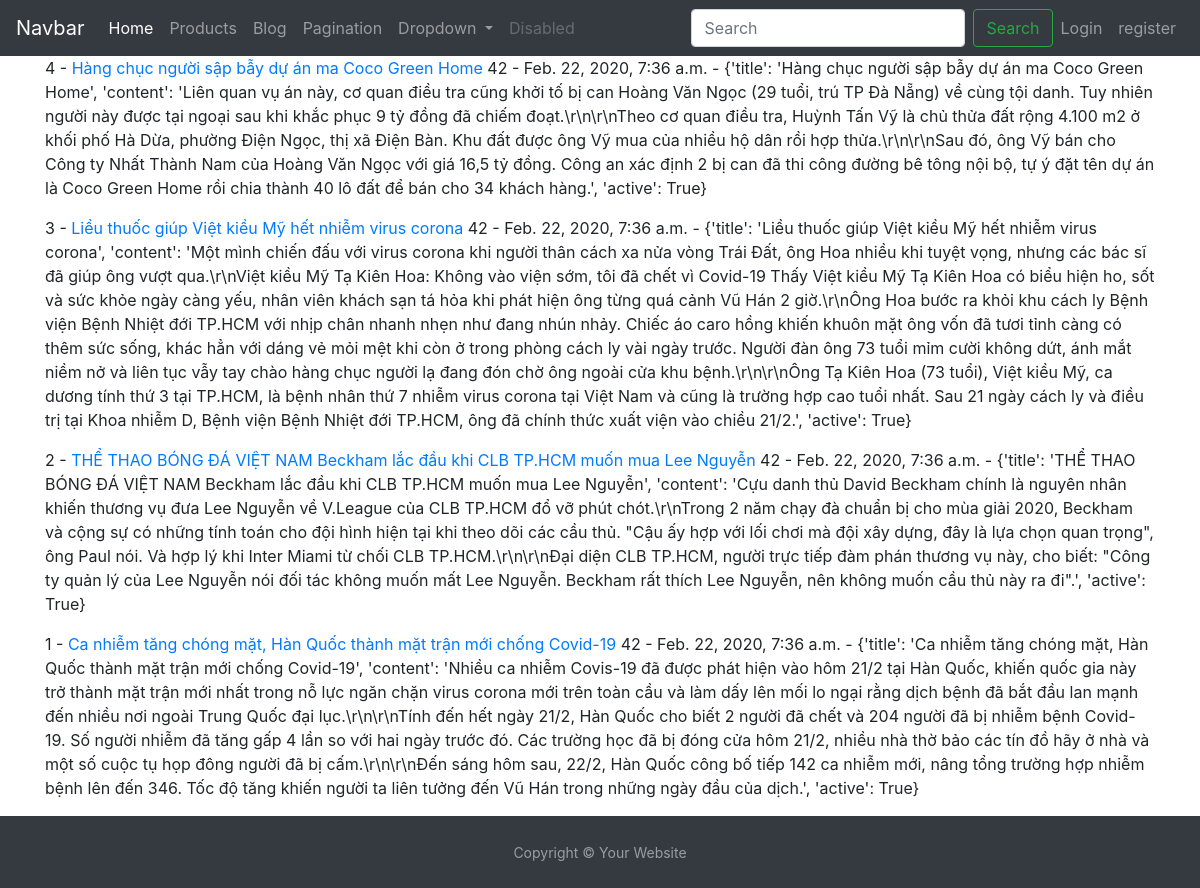
Screenshot of /blog/ with the database file from the repository.
### blog/models.py (models this page shows, shortened)
class Article(models.Model):
    title = models.CharField(max_length=255)
    content = models.TextField(
        blank=True,
        )
    author = models.ForeignKey(
        User,
        on_delete=models.CASCADE,
        related_name='articles',
        null=True
    )
    picture = models.FileField(
        upload_to='pictures/%Y/%m/%d/',
        blank=True,
        null=True
    )
    created_on = models.DateTimeField(
        auto_now_add=True,
        )
    active = models.BooleanField(default=True)
    slug = models.SlugField(max_length=255, null=False, unique=True)
    def get_absolute_url(self):
        print(f"Tao la Article.get_absolute_url(self)")
        return reverse("articles:article-detail", kwargs={"slug": self.slug})
    def all_attrs(self):
        return {
            'title': self.title,
            'content': self.content,
            'active': self.active
        }

### blog/views.py (the view)
# urls.py: path('', ArticleListView.as_view(), name='article-list'),
class ArticleListView(ListView):
    template_name = 'articles/article_list.html'
    context_object_name = 'article_list'
    def get_queryset(self):
        return Article.objects.all()[::-1]
    def get_context_data(self, **kwargs):
        context = super().get_context_data(**kwargs)
        context['today'] = timezone.now()
        context['number'] = random.randrange(1, 100)
        return context

### blog/templates/articles/article_list.html (shortened to what this page needs)
{% extends 'base.html' %}
{% block content %}
  <div class="container">
    {% for article in article_list %}
         <p>{{ article.id }} - <a href='{{ article.get_absolute_url }}'>{{ article.title }}</a> {{ number }} - {{ today }} - {{ article.all_attrs}} </p>
    {% endfor %}
  </div>
{% endblock %}

### templates/base.html (shortened to what this page needs)
<!doctype html>
<html>
<head>
</head>
<body>
    {% include 'navbar.html' %}
    {% block content %}{% endblock %}
    {% include 'footer.html' %}
    </body>
</html>

### templates/navbar.html (shortened to what this page needs)
{% load bootstrap4 %}
{% bootstrap_css %}
      <nav class="navbar navbar-expand-lg navbar-dark bg-dark">
        <a class="navbar-brand" href="#">Navbar</a>
      <div class="collapse navbar-collapse" id="navbarSupportedContent">
        <ul class="navbar-nav mr-auto">
          <li class="nav-item active">
            <a class="nav-link" href="/">Home <span class="sr-only">(current)</span></a>
          </li>
          <li class="nav-item">
            <a class="nav-link" href="{% url 'products:product-list' %}">Products</a>
          </li>
          <li class="nav-item">
            <a class="nav-link" href="{% url 'articles:article-list' %}">Blog</a>
          </li>
          <li class="nav-item">
            <a class="nav-link" href="{% url 'articles:pagination-list' %}">Pagination</a>
          </li>
          <li class="nav-item dropdown">
            <a class="nav-link dropdown-toggle" href="#" id="navbarDropdown" role="button" data-toggle="dropdown"
            aria-haspopup="true" aria-expanded="false">
            Dropdown
          </a>
        </li>
        <li class="nav-item">
          <a class="nav-link disabled" href="#">Disabled</a>
        </li>
      </ul>
      <div class="navbar-nav ml-auto">
        <form
        action="{% url 'articles:search-results' %}"
        class="form-inline my-2  my-lg-0"
        >
        <input name="q" class="form-control mr-sm-2" type="search" placeholder="Search" aria-label="Search">
        <button class="btn btn-outline-success my-2 my-sm-0" type="submit">Search</button>
      </form>
      {% if request.user.is_authenticated %}
      <p class="nav-item nav-link">{{request.user.username}}</p>
      <a class="nav-item nav-link" href="{% url 'accounts:logout' %}">Logout</a>
      {% else %}
      <a class="nav-item nav-link" href="{% url 'accounts:login' %}">Login</a>
      <a class="nav-item nav-link" href="{% url 'accounts:register' %}">register</a>
      {% endif %}
    </div>
  </div>
  </nav>

### templates/footer.html (shortened to what this page needs)
{% load bootstrap4 %}
{% bootstrap_css %}
    <footer id="sticky-footer" class="py-4 bg-dark text-white-50">
      <div class="container text-center">
        <small>Copyright &copy; Your Website</small>
      </div>
    </footer>

### rows the page displays
Article: id "4", title "Hàng chục người sập bẫy dự án ma Coco Green Home", number "42", today "Feb. 22, 2020, 7:36 a.m.", all_attrs "{'title': 'Hàng chục người sập bẫy dự án ma Coco Green Home', 'content': 'Liên quan vụ án này, cơ quan điều tra cũng khởi tố bị can Hoàng Văn Ngọc (29 tuổi, trú TP Đà Nẵng) về cùng tội danh. Tuy nhiên người này được tại ngoại sau khi khắc phục 9 tỷ đồng đã chiếm đoạt.\\r\\n\\r\\nTheo cơ quan điều tra, Huỳnh Tấn Vỹ là chủ thửa đất rộng 4.100 m2 ở khối phố Hà Dừa, phường Điện Ngọc, thị xã Điện Bàn. Khu đất được ông Vỹ mua của nhiều hộ dân rồi hợp thửa.\\r\\n\\r\\nSau đó, ông Vỹ bán cho Công ty Nhất Thành Nam của Hoàng Văn Ngọc với giá 16,5 tỷ đồng. Công an xác định 2 bị can đã thi công đường bê tông nội bộ, tự ý đặt tên dự án là Coco Green Home rồi chia thành 40 lô đất để bán cho 34 khách hàng.',…"
Article: id "3", title "Liều thuốc giúp Việt kiều Mỹ hết nhiễm virus corona", number "42", today "Feb. 22, 2020, 7:36 a.m.", all_attrs "{'title': 'Liều thuốc giúp Việt kiều Mỹ hết nhiễm virus corona', 'content': 'Một mình chiến đấu với virus corona khi người thân cách xa nửa vòng Trái Đất, ông Hoa nhiều khi tuyệt vọng, nhưng các bác sĩ đã giúp ông vượt qua.\\r\\nViệt kiều Mỹ Tạ Kiên Hoa: Không vào viện sớm, tôi đã chết vì Covid-19 Thấy Việt kiều Mỹ Tạ Kiên Hoa có biểu hiện ho, sốt và sức khỏe ngày càng yếu, nhân viên khách sạn tá hỏa khi phát hiện ông từng quá cảnh Vũ Hán 2 giờ.\\r\\nÔng Hoa bước ra khỏi khu cách ly Bệnh viện Bệnh Nhiệt đới TP.HCM với nhịp chân nhanh nhẹn như đang nhún nhảy. Chiếc áo caro hồng khiến khuôn mặt ông vốn đã tươi tỉnh càng có thêm sức sống, khác hẳn với dáng vẻ mỏi mệt khi còn ở trong phòng cách ly…"
Article: id "2", title "THỂ THAO BÓNG ĐÁ VIỆT NAM Beckham lắc đầu khi CLB TP.HCM muốn mua Lee Nguyễn", number "42", today "Feb. 22, 2020, 7:36 a.m.", all_attrs "{'title': 'THỂ THAO BÓNG ĐÁ VIỆT NAM Beckham lắc đầu khi CLB TP.HCM muốn mua Lee Nguyễn', 'content': 'Cựu danh thủ David Beckham chính là nguyên nhân khiến thương vụ đưa Lee Nguyễn về V.League của CLB TP.HCM đổ vỡ phút chót.\\r\\nTrong 2 năm chạy đà chuẩn bị cho mùa giải 2020, Beckham và cộng sự có những tính toán cho đội hình hiện tại khi theo dõi các cầu thủ. \"Cậu ấy hợp với lối chơi mà đội xây dựng, đây là lựa chọn quan trọng\", ông Paul nói. Và hợp lý khi Inter Miami từ chối CLB TP.HCM.\\r\\n\\r\\nĐại diện CLB TP.HCM, người trực tiếp đàm phán thương vụ này, cho biết: \"Công ty quản lý của Lee Nguyễn nói đối tác không muốn mất Lee Nguyễn. Beckham rất thích Lee Nguyễn, nên không muốn cầu thủ này…"
Article: id "1", title "Ca nhiễm tăng chóng mặt, Hàn Quốc thành mặt trận mới chống Covid-19", number "42", today "Feb. 22, 2020, 7:36 a.m.", all_attrs "{'title': 'Ca nhiễm tăng chóng mặt, Hàn Quốc thành mặt trận mới chống Covid-19', 'content': 'Nhiều ca nhiễm Covis-19 đã được phát hiện vào hôm 21/2 tại Hàn Quốc, khiến quốc gia này trở thành mặt trận mới nhất trong nỗ lực ngăn chặn virus corona mới trên toàn cầu và làm dấy lên mối lo ngại rằng dịch bệnh đã bắt đầu lan mạnh đến nhiều nơi ngoài Trung Quốc đại lục.\\r\\n\\r\\nTính đến hết ngày 21/2, Hàn Quốc cho biết 2 người đã chết và 204 người đã bị nhiễm bệnh Covid-19. Số người nhiễm đã tăng gấp 4 lần so với hai ngày trước đó. Các trường học đã bị đóng cửa hôm 21/2, nhiều nhà thờ bảo các tín đồ hãy ở nhà và một số cuộc tụ họp đông người đã bị cấm.\\r\\n\\r\\nĐến sáng hôm sau, 22/2, Hàn Quốc công bố…"
